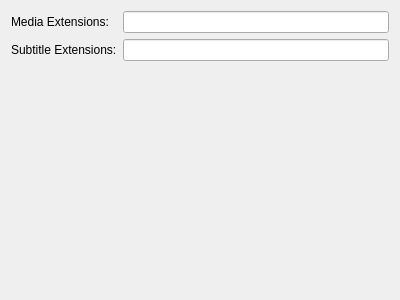
<?xml version="1.0" encoding="UTF-8"?>
<ui version="4.0">
 <class>NMediaManager::NPreferences::NUi::CExtensions</class>
 <widget class="QWidget" name="NMediaManager::NPreferences::NUi::CExtensions">
  <property name="geometry">
   <rect>
    <x>0</x>
    <y>0</y>
    <width>400</width>
    <height>300</height>
   </rect>
  </property>
  <property name="windowTitle">
   <string>Form</string>
  </property>
  <layout class="QGridLayout" name="gridLayout">
   <item row="0" column="0">
    <widget class="QLabel" name="label_5">
     <property name="text">
      <string>Media Extensions:</string>
     </property>
    </widget>
   </item>
   <item row="0" column="1">
    <widget class="QLineEdit" name="mediaExtensions">
     <property name="sizePolicy">
      <sizepolicy hsizetype="Expanding" vsizetype="Fixed">
       <horstretch>0</horstretch>
       <verstretch>0</verstretch>
      </sizepolicy>
     </property>
     <property name="text">
      <string/>
     </property>
    </widget>
   </item>
   <item row="1" column="0">
    <widget class="QLabel" name="label_2">
     <property name="text">
      <string>Subtitle Extensions:</string>
     </property>
    </widget>
   </item>
   <item row="1" column="1">
    <widget class="QLineEdit" name="subtitleExtensions"/>
   </item>
   <item row="2" column="0">
    <spacer name="verticalSpacer_6">
     <property name="orientation">
      <enum>Qt::Vertical</enum>
     </property>
     <property name="sizeHint" stdset="0">
      <size>
       <width>20</width>
       <height>227</height>
      </size>
     </property>
    </spacer>
   </item>
  </layout>
 </widget>
 <resources/>
 <connections/>
</ui>
